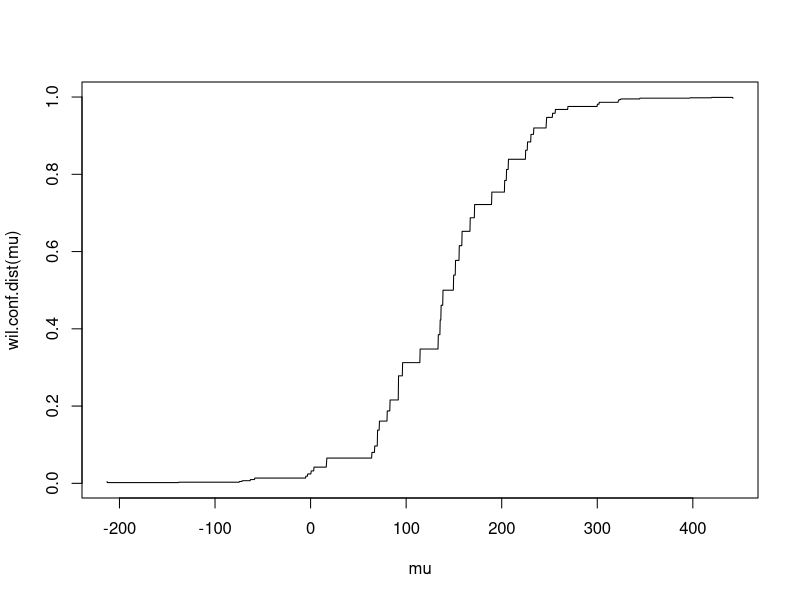
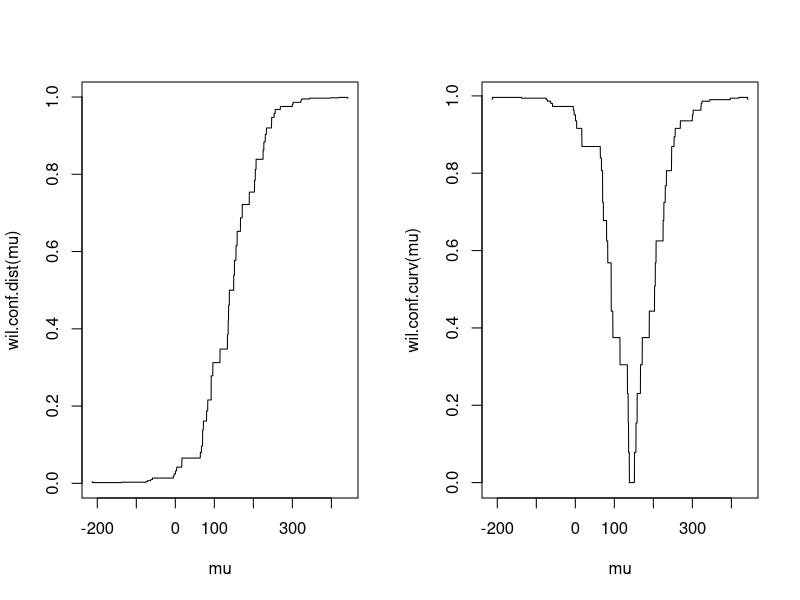

Reproduce these figures in R, in order.
## ---- chunk 1
x <- c(207, 397, -63, -213, 96, 203, 442, 247, 70, 64)
minx <- min(x)
maxx <- max(x)

wilcox.test(x, mu = 0)$p.value

wil.conf.dist <- function(mu) wilcox.test(x, mu = mu, alternative = "greater")$p.value

wil.conf.dist <- Vectorize(wil.conf.dist)

curve(wil.conf.dist(mu), xname = "mu", n = 2000, from = min(x), to = max(x))
## ---- chunk 2

wil.conf.curv <- function(mu) 1 - wilcox.test(x, mu = mu)$p.value

wil.conf.curv <- Vectorize(wil.conf.curv)
par(mfrow = c(1,2))
curve(wil.conf.dist(mu), xname = "mu", n = 2000, from = min(x), to = max(x))
curve(wil.conf.curv(mu), xname = "mu", from = min(x), to = max(x), n = 2000)

## ---- chunk 3
# x <- rnorm(100)

wilcox.test(x, conf.int = TRUE)$conf.int
# wilcox.test(x, conf.int = TRUE, alternative = "less")$conf.int[2]

# wil.conf.quant <- function(q) uniroot(function(x) wil.conf.dist(x)-q, lower = minx, upper = maxx)$root

wil.conf.quant.2 <- function(q) wilcox.test(x, conf.int = TRUE, alternative = "less", conf.level = q)$conf.int[2]

wil.conf.quant.2(.025)
wil.conf.quant.2(.975)
